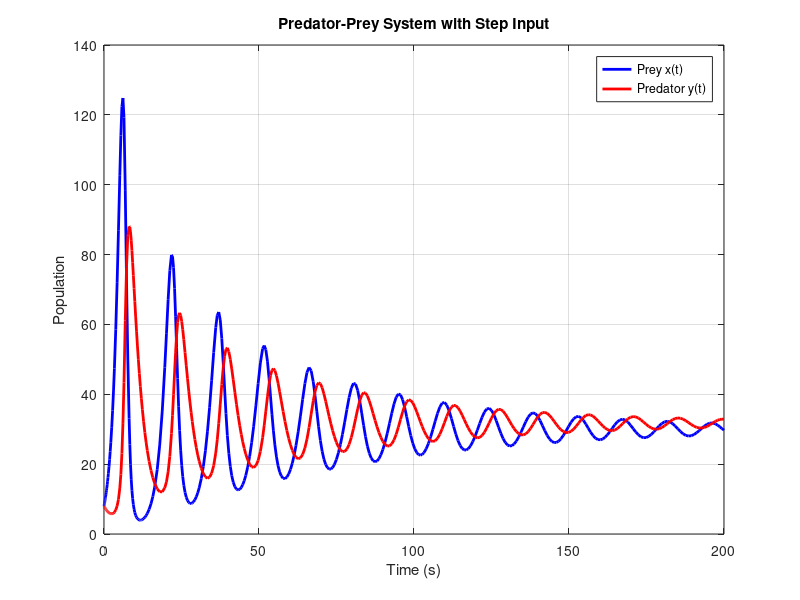
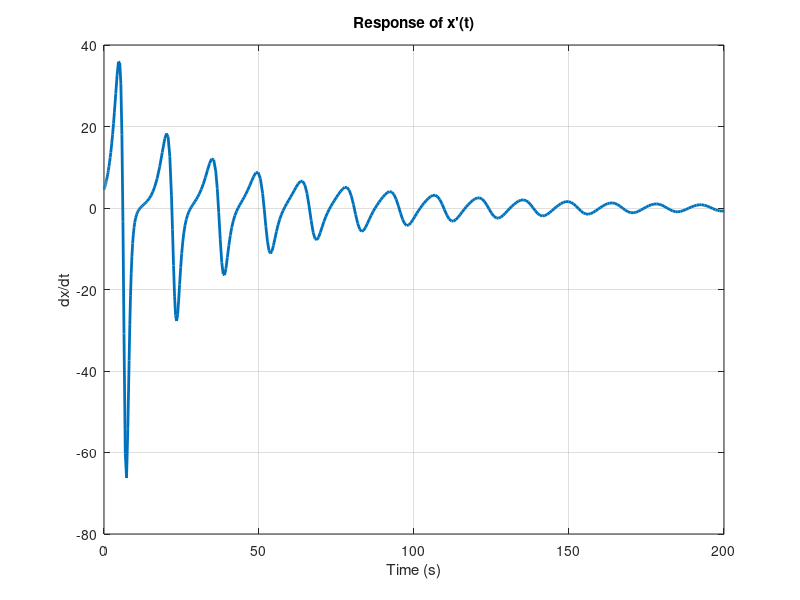
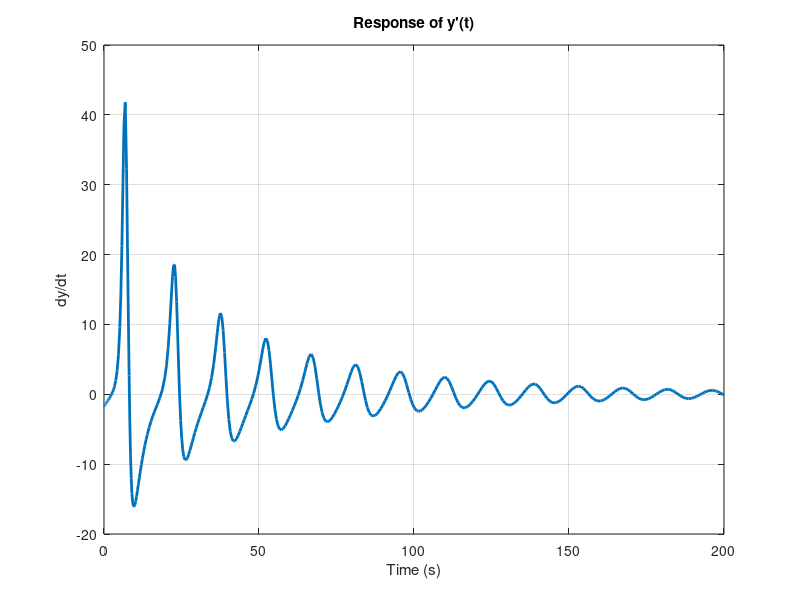

These figures' MATLAB source, in order:
clc;
clear;
close all;

%% Parameters
a = 0.6;
b = 0.02;
c = 0.01;
d = 0.3;

%% Step Input
u = @(t) (t >= 0);

%% Initial Conditions
x0 = 8;
y0 = 8;

%% Differential Equations
f = @(t,z) [
    a*z(1) - b*z(1)*z(2) + u(t);
    c*z(1)*z(2) - d*z(2)
];

%% Simulation
tspan = [0 200];

[t,z] = ode45(f,tspan,[x0 y0]);

x = z(:,1);
y = z(:,2);

%% Plot Population
figure;
plot(t,x,'b','LineWidth',2);
hold on;
plot(t,y,'r','LineWidth',2);
grid on;

xlabel('Time (s)');
ylabel('Population');
title('Predator-Prey System with Step Input');

legend('Prey x(t)','Predator y(t)');

%% Calculate Derivatives
dx = 0.6*x - 0.02*x.*y + 1;
dy = 0.01*x.*y - 0.3*y;

%% Plot x'(t)
figure;
plot(t,dx,'LineWidth',2);
grid on;
xlabel('Time (s)');
ylabel('dx/dt');
title('Response of x''(t)');

%% Plot y'(t)
figure;
plot(t,dy,'LineWidth',2);
grid on;
xlabel('Time (s)');
ylabel('dy/dt');
title('Response of y''(t)');
